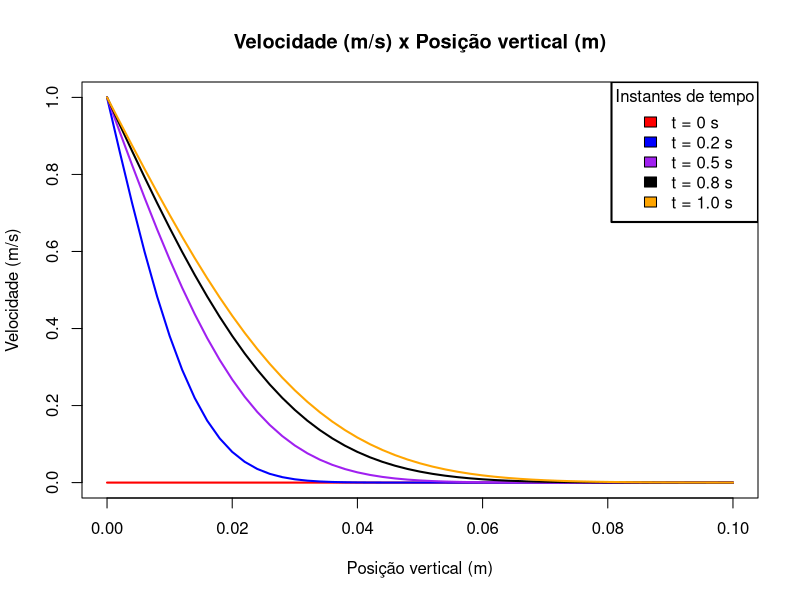

Recreate this plot in R.
rm(list = ls())

library("pracma")
library(flextable)

U0 <- 1
mu <- 0.29
rho <- 891
H <- 0.1 # tamanho vertical do dominio (m)
T <- 1 # dominio de tempo de analise
u_initial <- 0 # condicao inicial

N <- 50 # numero de malhas (intervalos) da direção y, unidimensional
M <- 10 # numeros de pontos no tempo
dy <- H / N # metros por divisao
dt <- T / M # segundos por divisao

y <- seq(from = 0, to = H, by = dy)
t <- seq(from = 0 + dt, to = T, by = dt)

solutionsList <- list()
solutionsList[[1]] <- rep(u_initial, length(y))

i = 1
for (ti in t) {
  i = i + 1
  currentU <-  U0 * (1 - erf(y/(2 * sqrt(mu * ti / rho))))
  solutionsList[[i]] <- currentU
}

desiredIndexes <- c(1, 3, 6, 9, 11)
colors <- c("red", "blue", "purple", "black", "orange")
linesToShow <- list()

i <- 1
for (index in desiredIndexes) {
  linesToShow[[i]] <- solutionsList[[index]]
  i = i + 1
}

plot(
  NULL,
  main = "Velocidade (m/s) x Posição vertical (m)",
  xlab = "Posição vertical (m)",
  ylab = "Velocidade (m/s)",
  xlim = c(0, H),
  ylim = c(0, U0)
)

for (j in 1:length(linesToShow)) {
  lines(y, linesToShow[[j]], lwd = 2, col = colors[j])
}

legend(x = "topright", box.lwd = 2 , title="Instantes de tempo", 
       legend=c("t = 0 s", "t = 0.2 s", "t = 0.5 s", "t = 0.8 s", "t = 1.0 s"), 
       fill = colors)
